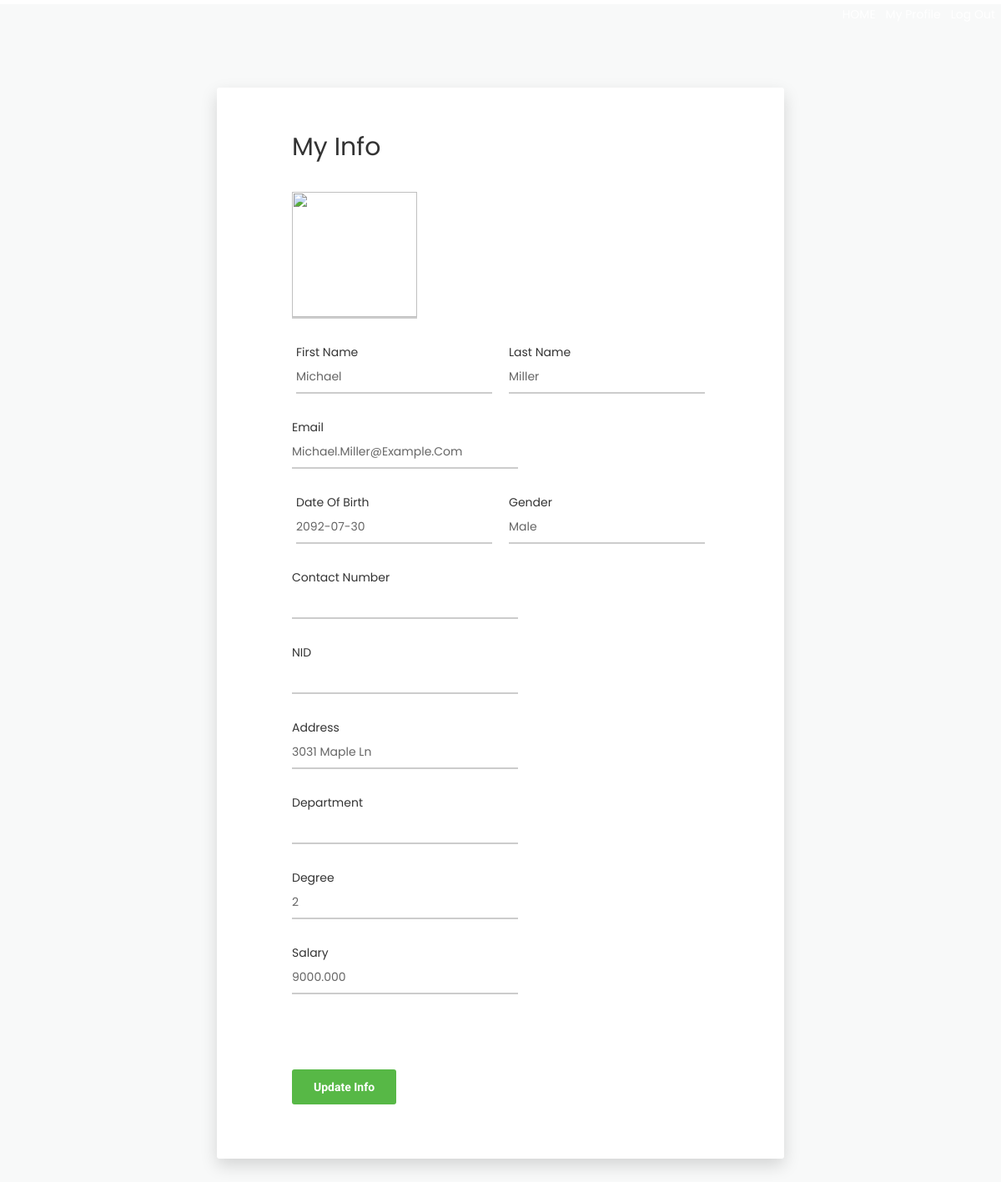
The page /pages/myprofile.php on the database as committed earlier.
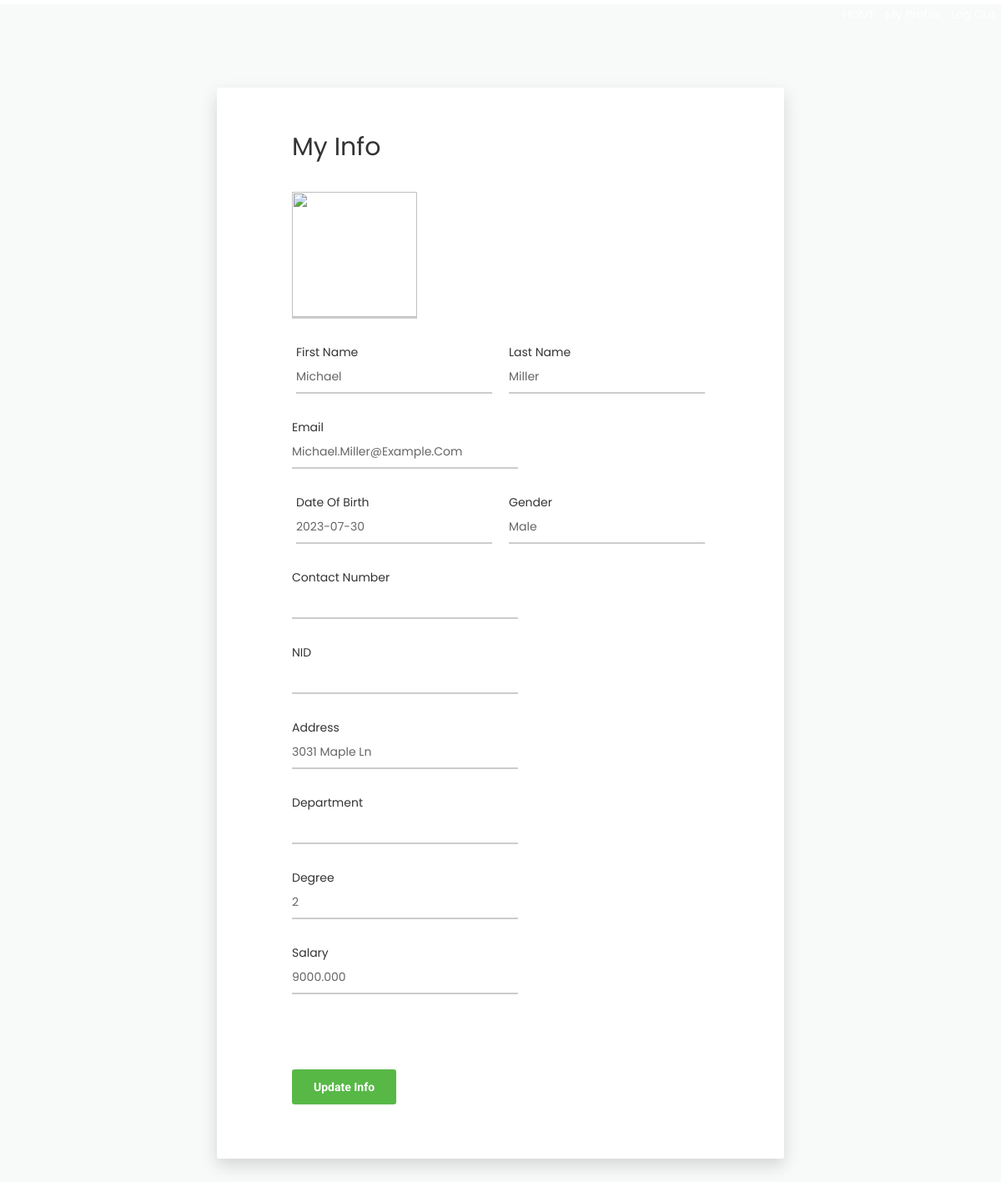
The same page on the database as committed later.
### tables this page shows
CREATE TABLE user (
    id INT(11) UNSIGNED AUTO_INCREMENT NOT NULL PRIMARY KEY ,
    username VARCHAR(50) NOT NULL UNIQUE,
    `password` VARCHAR(50) NOT NULL,
    lv INT(6) UNSIGNED NOT NULL,
    fname VARCHAR(50) ,
    minit VARCHAR(50) ,
    lname VARCHAR(50) ,
    bdate date ,
    start_dt datetime DEFAULT CURRENT_TIMESTAMP ,
    addr VARCHAR(255) ,
    phone VARCHAR(15) ,
    email VARCHAR(50),
    salary DEC(15,3) ,
    gender ENUM('male', 'female')
);

### pages/myprofile.php (the view, shortened to what the changed rows need)
<?php
require_once('process/dbh.php');
$id = (isset($_GET['id']) ? $_GET['id'] : '');
$sql = "SELECT * from `user` ";
$result = mysqli_query($conn, $sql);
if ($result) {
    while ($res = mysqli_fetch_assoc($result)) {
        $firstname = $res['fname'];
        $lastname = $res['lname'];
        $email = $res['email'];
        $contact = $res['phone'];
        $address = $res['addr'];
        $gender = $res['gender'];
        $birthday = $res['bdate'];
        $salary = $res['salary'];
        $degree = $res['lv'];
    }
}
?>
<html>
<head>
    <link href="vendor/mdi-font/css/material-design-iconic-font.min.css" rel="stylesheet" media="all">
    <link href="vendor/font-awesome-4.7/css/font-awesome.min.css" rel="stylesheet" media="all">
    <link href="vendor/select2/select2.min.css" rel="stylesheet" media="all">
    <link href="vendor/datepicker/daterangepicker.css" rel="stylesheet" media="all">
    <link href="main.css" rel="stylesheet" media="all">
    <link rel="stylesheet" href="https://maxcdn.bootstrapcdn.com/bootstrap/3.4.1/css/bootstrap.min.css">
    <link rel="stylesheet" href="https://use.fontawesome.com/releases/v5.15.4/css/all.css" />
</head>
<body>
    <div class="page-wrapper bg-blue p-t-100 p-b-100 font-robo">
        <div class="wrapper wrapper--w680">
            <div class="card card-1">
                <div class="card-body">
                    <h2 class="title">My Info</h2>
                    <form method="POST" action="myprofileup.php?id=<?php echo $id ?>">
                        <div class="row row-space">
                            <div class="col-2">
                                <div class="input-group">
                                    <p>First Name</p>
                                    <input class="input--style-1" type="text" name="firstName" value="<?php echo $firstname; ?>" readonly>
                                </div>
                            </div>
                            <div class="col-2">
                                <div class="input-group">
                                    <p>Last Name</p>
                                    <input class="input--style-1" type="text" name="lastName" value="<?php echo $lastname; ?>" readonly>
                                </div>
                            </div>
                        </div>
                        <div class="input-group">
                            <p>Email</p>
                            <input class="input--style-1" type="email" name="email" value="<?php echo $email; ?>" readonly>
                        </div>
                        <div class="row row-space">
                            <div class="col-2">
                                <div class="input-group">
                                    <p>Date of Birth</p>
                                    <input class="input--style-1" type="text" name="birthday" value="<?php echo $birthday; ?>" readonly>
                                </div>
                            </div>
                            <div class="col-2">
                                <div class="input-group">
                                    <p>Gender</p>
                                    <input class="input--style-1" type="text" name="gender" value="<?php echo $gender; ?>" readonly>
                                </div>
                            </div>
                        </div>
                        <div class="input-group">
                            <p>Contact Number</p>
                            <input class="input--style-1" type="number" name="contact" value="<?php echo $contact; ?>" readonly>
                        </div>
                        <div class="input-group">
                            <p>Address</p>
                            <input class="input--style-1" type="text" name="address" value="<?php echo $address; ?>" readonly>
                        </div>
                        <div class="input-group">
                            <p>Degree</p>
                            <input class="input--style-1" type="text" name="degree" value="<?php echo $degree; ?>" readonly>
                        </div>
                        <div class="input-group">
                            <p>Salary</p>
                            <input class="input--style-1" type="text" name="degree" value="<?php echo $salary; ?>" readonly>
                        </div>
                        <input type="hidden" name="id" id="textField" value="<?php echo $id; ?>" required="required"><br><br>
                    </form>
                </div>
            </div>
        </div>
    </div>
</body>
</html>

Rows that differ between the two databases and show on the page:
changed user "Michael": birthday "2092-07-30" → "2023-07-30"
